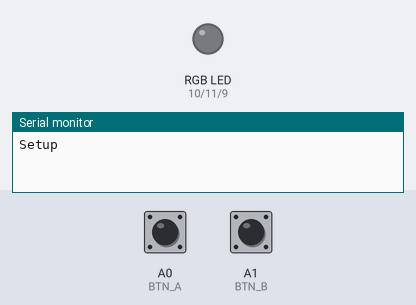
A sketch run on a simulated Arduino Uno, built with avr-gcc and run on an emulated ATmega328P. Parts: an RGB LED mixed from three pins (HIGH = lit), the last lines printed to the serial monitor. Dashed ring = blinking. The test bench sets the inputs (shaded band); at power-on: A0 (BTN_A) HIGH, A1 (BTN_B) HIGH.

Above: at 1.2 s.
1.3 s: A0 (BTN_A) pulled LOW for 0.15 s
At 2.1 s:
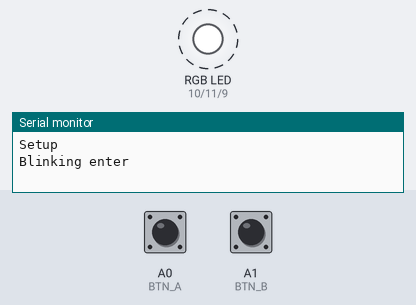
4.4 s: A1 (BTN_B) pulled LOW for 0.15 s
At 4.8 s:
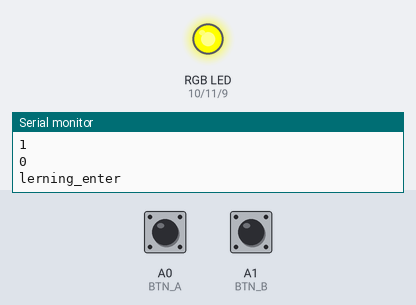
6.4 s: A0 (BTN_A) pulled LOW for 1 s
At 7.2 s:
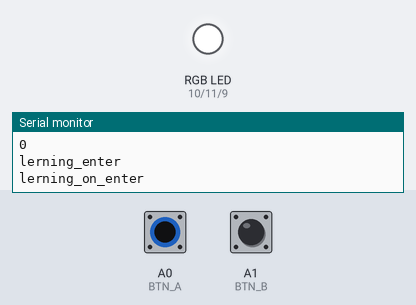
8.9 s: A1 (BTN_B) pulled LOW for 1 s
At 9.4 s:
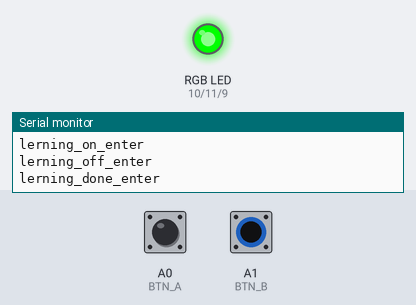
11.9 s: A1 (BTN_B) pulled LOW for 3.2 s
At 13.3 s:
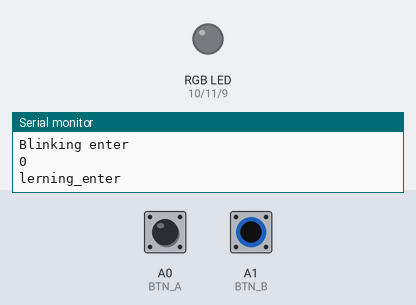
16.6 s: A0 (BTN_A) pulled LOW for 3.2 s
At 17.7 s:
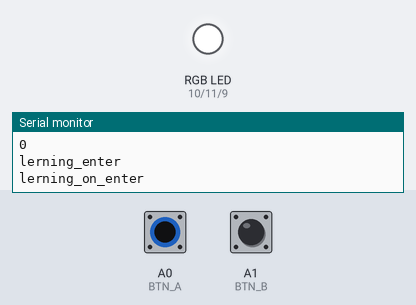
Timing chart, 0 to 21.3 s (numbered marks = the images above; inputs shaded):
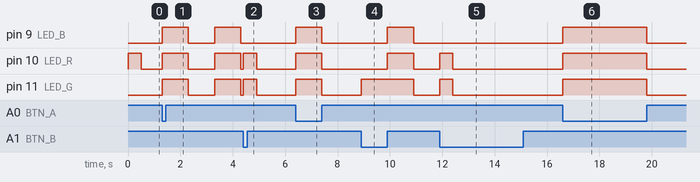

Measured:
- after the input at 1.3 s, pin 9 (LED_B), pin 10 (LED_R), pin 11 (LED_G): alternates HIGH for 1.0 s and LOW for 1.0 s, starting at once
- after the input at 4.4 s, pin 9 (LED_B): stays LOW (without the input it goes to HIGH after 0.91 s)
- after the input at 6.4 s, pin 9 (LED_B), pin 10 (LED_R), pin 11 (LED_G): LOW → HIGH at once, → LOW 1.0 s later
- after the input at 8.9 s, pin 9 (LED_B), pin 10 (LED_R): LOW → HIGH after 1.0 s, → LOW 1.0 s later; pin 11 (LED_G): LOW → HIGH at once, → LOW 2.0 s later
- after the input at 11.9 s, pin 9 (LED_B): stops changing and stays LOW
- after the input at 16.6 s, pin 9 (LED_B), pin 10 (LED_R), pin 11 (LED_G): LOW → HIGH at once, → LOW 3.2 s later

The sketch:

blink.ino
```cpp
#include <Bounce.h>
#include <FiniteStateMachine.h>

#define DEBUG

#include "debug.h"
#include "fsm.h"
#include "hal.h"
#include "core.h"

void setup()
{
	Serial.begin(9600);
	TRACE("Setup");

	hal_setup();
}

void loop()
{
	btn_loop();
	fsm.update();
}
```

core.h
```cpp
NEW_STATE(off);
NEW_STATE(blinking);
NEW_STATE(learning);
NEW_STATE(learning_on);
NEW_STATE(learning_off);
NEW_STATE(learning_done);

FSM fsm = FSM(off);

bool state = false;
unsigned long time;
unsigned int current_step;
unsigned int steps[STEPS + 1] = {1000, 1000};


// ----------------------------------------------------------------------------

STATE_ENTER(off)
{
    color(RED);
}

STATE_UPDATE(off)
{
    if (fsm.timeInCurrentState() > 500)
    {
        color(BLACK);
    }

    if (btnA.fallingEdge())
    {
        fsm.transitionTo(blinking);
    }

    if (btnB.fallingEdge())
    {
        fsm.transitionTo(learning);
    }
}

STATE_EXIT(off)
{
}

// ----------------------------------------------------------------------------

STATE_ENTER(blinking)
{
    TRACE("Blinking enter");

    current_step = 0;
    state = true;
    time = millis();

    color(WHITE);
}

STATE_UPDATE(blinking)
{
    if (btnA.fallingEdge())
    {
        fsm.transitionTo(off);
        return;
    }

    if (btnB.fallingEdge())
    {
        fsm.transitionTo(learning);
        return;
    }

    unsigned int next = steps[current_step];

    if (millis() > time + next)
    {
        TRACE(current_step)

        state = !state;
        if (state)
        {
            color(WHITE);
        }
        else
        {
            color(BLACK);
        }

        current_step++;
        time = millis();

        if (current_step >= STEPS || steps[current_step] == 0)
        {
            current_step = 0;
        }
    }
}

STATE_EXIT(blinking)
{
}

// ----------------------------------------------------------------------------

STATE_ENTER(learning)
{
    TRACE("lerning_enter");
    current_step = 0;
    color(YELLOW);
}

STATE_UPDATE(learning)
{
    if (fsm.timeInCurrentState() > 500)
    {
        color(BLACK);
    }

    if (btnA.fallingEdge())
    {
        fsm.transitionTo(learning_on);
    }
}

STATE_EXIT(learning)
{
}

// ----------------------------------------------------------------------------

bool save_step()
{
    steps[current_step] = fsm.timeInCurrentState();
    current_step++;

    if (current_step >= STEPS)
    {
        return false;
    }

    return true;
}


STATE_ENTER(learning_on)
{
    TRACE("lerning_on_enter");
    color(WHITE);
}

STATE_UPDATE(learning_on)
{
    if (btnA.risingEdge())
    {
        if (save_step())
        {
            fsm.transitionTo(learning_off);
        }
        else
        {
            fsm.transitionTo(learning_done);
        }
    }
}

STATE_EXIT(learning_on)
{
}

// ----------------------------------------------------------------------------

STATE_ENTER(learning_off)
{
    TRACE("lerning_off_enter");
    color(BLACK);
}

STATE_UPDATE(learning_off)
{
    if (btnA.fallingEdge())
    {
        if (save_step())
        {
            fsm.transitionTo(learning_on);
        }
        else
        {
            fsm.transitionTo(learning_done);
        }
    }

    if (btnB.fallingEdge()){
        save_step();
        fsm.transitionTo(learning_done);
    }
}

STATE_EXIT(learning_off)
{
}

// ----------------------------------------------------------------------------

STATE_ENTER(learning_done)
{
    TRACE("lerning_done_enter");

    if (current_step < STEPS)
    {
        color(GREEN);
    }
    else
    {
        color(0xFF, 0, 0);
    }

    steps[current_step] = 0;
}

STATE_UPDATE(learning_done)
{
    if (fsm.timeInCurrentState() > 1000)
    {
        color(BLACK);
        fsm.transitionTo(blinking);
    }
}

STATE_EXIT(learning_done)
{
}
```

debug.h
```cpp
#ifdef DEBUG
#define TRACE(x) Serial.println(x);
#else
#define TRACE(x)
#endif
```

fsm.h
```cpp
#define NEW_STATE(name)     void name##_enter();  \
                            void name##_update(); \
                            void name##_exit();   \
                            State name = State(name##_enter, name##_update, name##_exit);

#define STATE_ENTER(name)   void name##_enter()
#define STATE_UPDATE(name)  void name##_update()
#define STATE_EXIT(name)    void name##_exit()
```

config.h
```cpp
#define BTN_A A0
#define BTN_B A1

// RGB Led
#define LED_R 10
#define LED_G 11
#define LED_B 9

#define B 255

#define BLACK	0, 0, 0
#define WHITE	B, B, B

#define RED		B, 0, 0
#define GREEN	0, B, 0
#define BLUE	0, 0, BSWS

#define YELLOW  B, B, 0


#define STEPS 100
```

hal.h
```cpp
// hal.cpp.h

#ifndef _HAL_
#define _HAL_

#include "arduino.h"
#include <Bounce.h>
#include "config.h"

Bounce btnA = Bounce(BTN_A, 5);
Bounce btnB = Bounce(BTN_B, 5);

void hal_setup()
{
	// LED
	pinMode(LED_R, OUTPUT);
	pinMode(LED_G, OUTPUT);
	pinMode(LED_B, OUTPUT);

	// Buttons
	pinMode(BTN_A, INPUT_PULLUP);
	pinMode(BTN_B, INPUT_PULLUP);
}

void color(byte r, byte g, byte b)
{
	analogWrite(LED_R, r);
	analogWrite(LED_G, g);
	analogWrite(LED_B, b);
}

void btn_loop()
{
	btnA.update();
	btnB.update();
}


#endif
```
